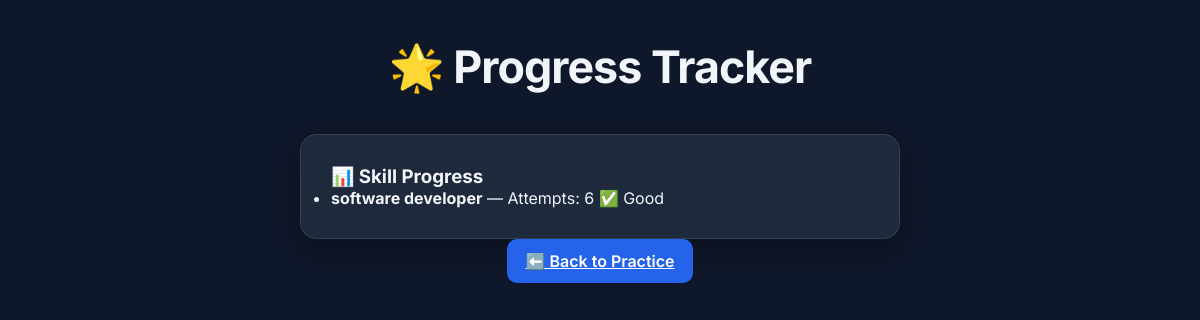
/progress (signed in), run on an earlier commit of the app's database.
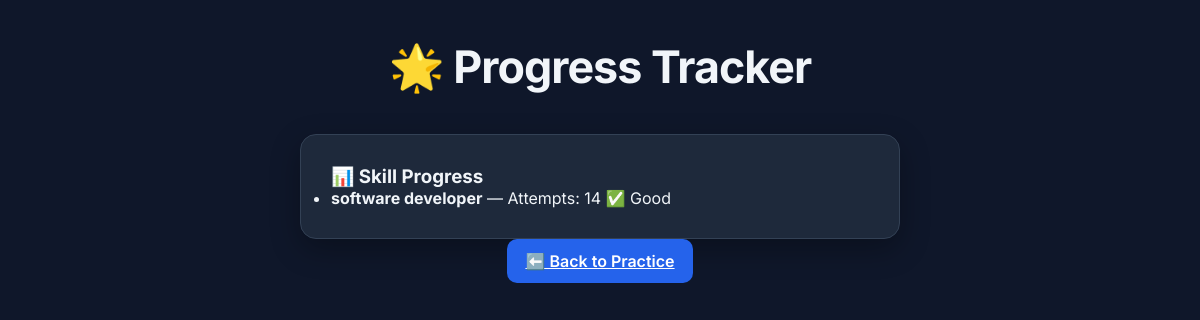
And on a later commit of the database.
### models.py (models this page shows)
class SkillProgress(Base):
    __tablename__ = "skill_progress"
    id = Column(Integer, primary_key=True, index=True)
    user_id = Column(Integer, ForeignKey("users.id"))
    skill = Column(String)
    attempts = Column(Integer, default=0)
    weak = Column(Boolean, default=False)

### main.py (the view)
@app.get("/progress", response_class=HTMLResponse)
def progress_page(request: Request, db: Session = Depends(get_db)):
    user = get_current_user(request, db)
    if not user:
        return RedirectResponse("/login")
    skills = db.query(SkillProgress).filter(SkillProgress.user_id == user.id).all()
    return templates.TemplateResponse("progress.html", {"request": request, "username": user.username, "skills": skills})

### templates/progress.html (shortened to what this page needs)
<!DOCTYPE html>
<html lang="en">
<head>
  <link rel="stylesheet" href="/static/styles.css" />
</head>
<body>
  <h1>🌟 Progress Tracker</h1>
  <div class="card">
    <h3>📊 Skill Progress</h3>
    <ul>
      {% for skill in skills %}
        <li>
          <b>{{ skill.skill }}</b> — Attempts: {{ skill.attempts }}
          {% if skill.weak %} ⚠️ Weak {% else %} ✅ Good {% endif %}
        </li>
      {% endfor %}
    </ul>
  </div>
  <a href="/index" class="btn">⬅️ Back to Practice</a>
</body>
</html>

### static/styles.css (style rules this page uses)
:root { --primary: #2563eb; --primary-hover: #1d4ed8; --background: #0f172a; --surface: #1e293b; --surface-light: #334155; --text-main: #f1f5f9; --text-muted: #94a3b8; --border: #334155; --shadow: 0 10px 30px rgba(0,0,0,0.3); }
* { margin: 0; padding: 0; box-sizing: border-box; font-family: 'Inter', sans-serif; }
body { background: var(--background); color: var(--text-main); min-height: 100vh; padding: 40px 20px; display: flex; flex-direction: column; align-items: center; }
h1 { font-size: 2.8rem; font-weight: 700; margin-bottom: 40px; text-align: center; letter-spacing: -1px; }
.card, form#interview-form, #question-area, #feedback-area, .feature-card { background: var(--surface); border: 1px solid var(--border); border-radius: 16px; padding: 30px; box-shadow: var(--shadow); transition: all 0.25s ease; width: 100%; max-width: 600px; }
.btn, button { background: var(--primary); color: white; border: none; padding: 12px 18px; border-radius: 10px; font-weight: 600; cursor: pointer; transition: 0.2s ease; }

What changed in the data, as far as the page shows it:
changed SkillProgress "software developer": attempts "6" → "14"
